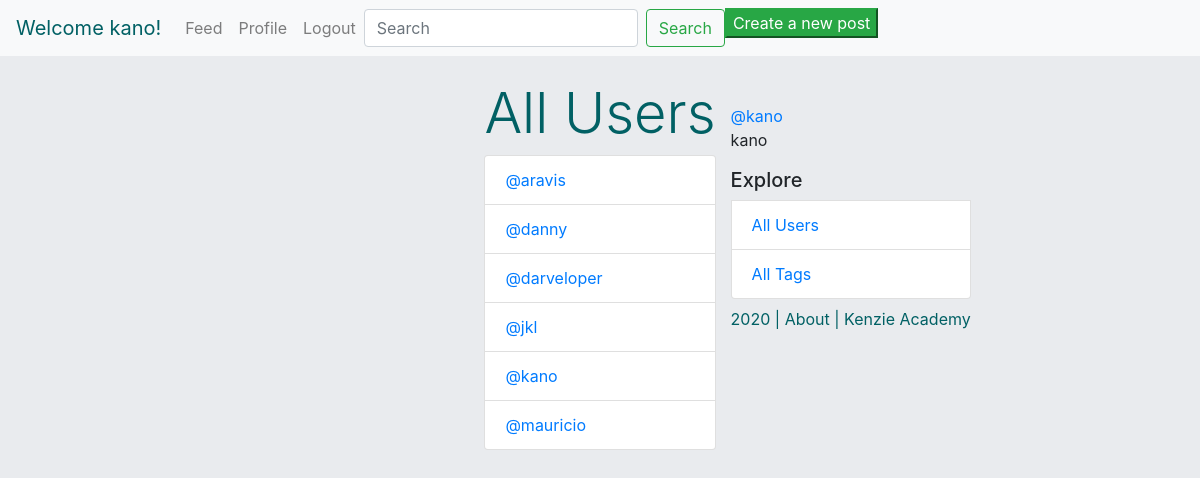
/users/ (signed in), run on the app's committed database.
### authentication/models.py (models this page shows, shortened)
class Author(AbstractBaseUser):
    name = models.CharField(max_length=50)
    username = models.CharField(max_length=50, unique=True)
    slug = models.SlugField(null=False, unique=True)
    email = models.EmailField(max_length=100, unique=True)
    active = models.BooleanField(default=True)
    staff = models.BooleanField(default=False)
    admin = models.BooleanField(default=False)
    following = models.ManyToManyField(
        'self',
        related_name="following"
    )
    USERNAME_FIELD = 'username'
    REQUIRED_FIELDS = ['email', 'name']
    @property
    def is_active(self):
        return self.active
    objects = AuthorManager()

### authentication/views.py (the view)
# urls.py: path('users/', all_users_view, name="all_users"),
def all_users_view(request):
    template = 'all_users.html'
    users = Author.objects.all().order_by('username')
    context = {
        'users': users,
    }
    return render(request, template, context)

### authentication/templates/all_users.html (shortened to what this page needs)
{% extends 'base.html' %}
{% block content %}
    <div class="col d-flex mt-5 align-left" >
    </div>
    <div class="feed" style="margin-bottom: 10rem;">
        <h1 class='display-4 mt-4 text-center' style="color: #016064;">
            All Users
        </h1>
         <ul class="list-group">
        {% for user in users %}
           <li class="list-group-item list-group-item-action">
                <a href="{% url 'profile' slug=user.slug %}">@{{user.slug}}</a>
            </li>
        {% endfor %}
        </ul>
    </div>
{% endblock%}

### authentication/templates/base.html (shortened to what this page needs)
{% load static %}
<html>
    <head>
        <link rel="stylesheet" href="https://maxcdn.bootstrapcdn.com/bootstrap/4.0.0/css/bootstrap.min.css">
    </head>
    <body style='background-color: #e9ebee'>
    <nav class="navbar navbar-expand-lg navbar-light bg-light">
    {% if request.user.is_authenticated %}
        <a class="navbar-brand" style='color: #016064;' href="{% url 'home' %}">Welcome {{request.user.username}}!</a>
    {% else %}
        <a class="navbar-brand" style='color: #016064;' href="/">Welcome to Fakestagram!</a>
    {% endif %}
        <div class="collapse navbar-collapse" id="navbarNavAltMarkup">
            <div class="navbar-nav ">
                <a class="nav-item nav-link" href="{% url 'home' %}">Feed</a>
                {% if request.user.is_authenticated %}
                <a class="nav-item nav-link" href="{% url 'profile' slug=request.user.slug%}">Profile</a>
                <a class="nav-item nav-link" href="/logout/">Logout</a>
                {% else %}
                <a class="nav-item nav-link" href="{% url 'login' %}">Login</a>
                {% endif %}
                <form class="form-inline my-2 my-lg-0" action='/search/' method='get'>
                    <input class="form-control mr-sm-2" type="text" placeholder="Search" aria-label="Search" name="q">
                    <button class="btn btn-outline-success my-2 my-sm-0" type="submit">Search</button>
                </form>
                <a href="/post/add/"><button class="btn-success">Create a new post</button></a>
            </div>
        </div>
    </nav>
        <div class="container">
            <div class="row">
                    {% block content %}
                    {% endblock %}
                <div class="col d-flex mt-5 align-left">
                    <div>
                    {% if request.user.is_authenticated %}
                        <div>
                            <a href="{% url 'profile' slug=request.user.slug%}">@{{request.user.slug}}</a>
                            <p>{{request.user.name}}</p>
                        </div>
                    {% endif %}
                    <ul class="list-group">
                        <h5>
                        Explore
                        </h5>
                        <li class="list-group-item list-group-item-action">
                            <a href="{% url 'all_users'%}">All Users</a>
                        </li>
                        <li class="list-group-item list-group-item-action">
                            <a href="{% url 'all_tags'%}">All Tags</a>
                        </li>
                    </ul>
                    <p class='mt-2' style='color: #016064;'>2020 | About | Kenzie Academy</p>
                    </div>
                </div>
            </div>
        </div>
    </body>
</html>

### data on the page
Author: user.username "kano", slug "kano", user.slug "kano", user.name "kano"
Author: slug "aravis"
Author: slug "danny"
Author: slug "darveloper"
Author: slug "jkl"
Author: slug "mauricio"
